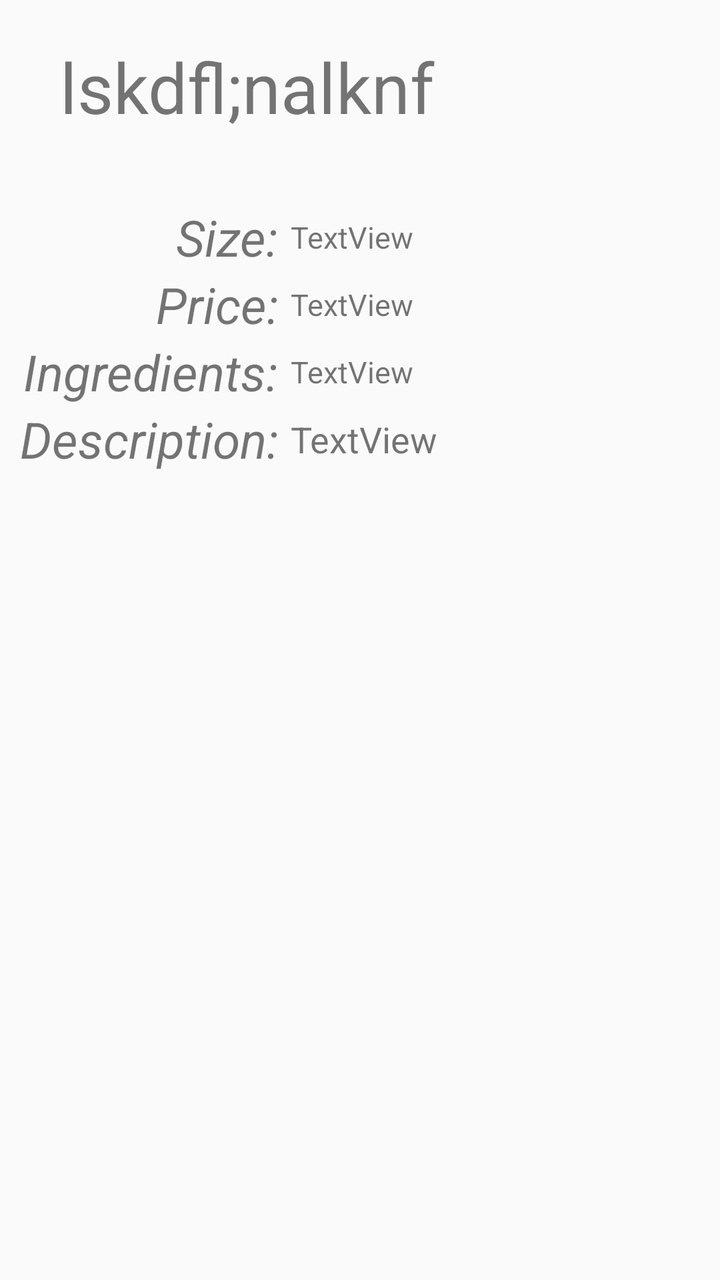
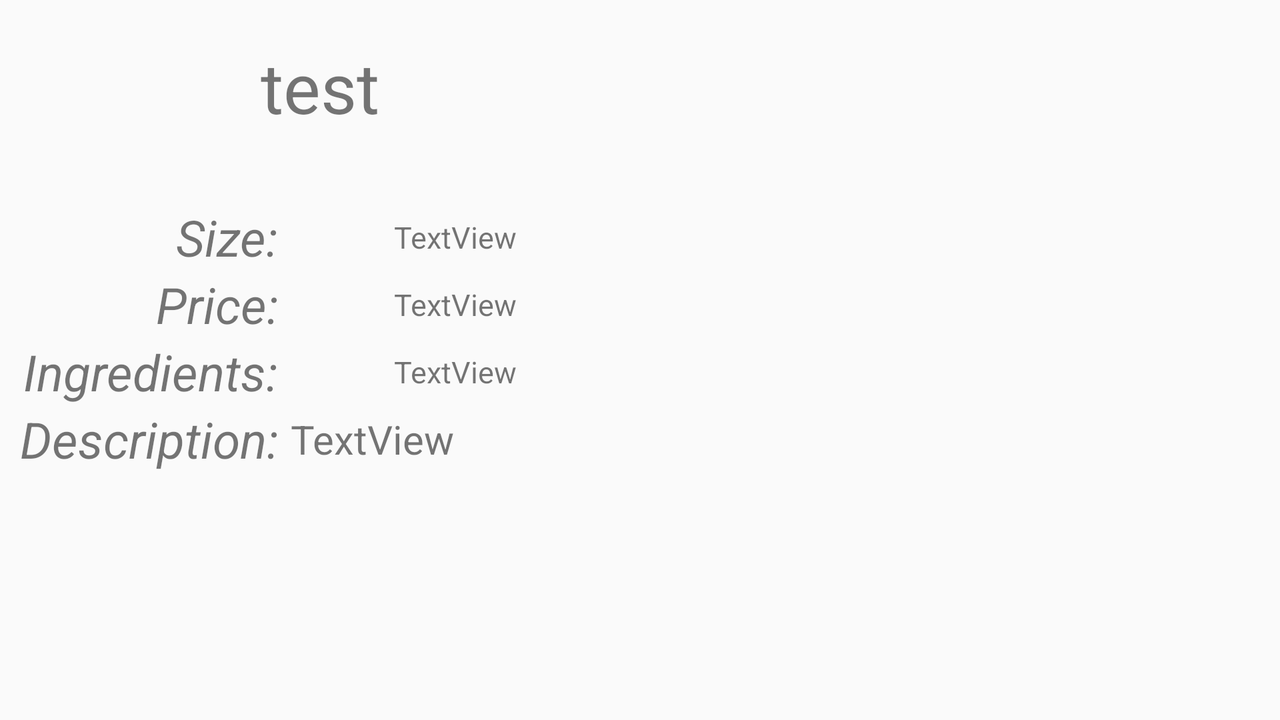

First picture: res/layout/ on a phone held upright. Second picture: the repository's own variant of that layout, on a device whose configuration matches the variant's folder. Source for both follows.
<!-- AndroidManifest.xml: application theme AppTheme -->
<!-- res/layout/content_cake_dashboard.xml -->
<?xml version="1.0" encoding="utf-8"?>
<android.support.constraint.ConstraintLayout xmlns:android="http://schemas.android.com/apk/res/android"
    xmlns:app="http://schemas.android.com/apk/res-auto"
    xmlns:tools="http://schemas.android.com/tools"
    android:layout_width="match_parent"
    android:layout_height="match_parent"
    app:layout_behavior="@string/appbar_scrolling_view_behavior"
    tools:context=".Activity.CakeDashboardActivity"
    tools:showIn="@layout/activity_cake_dashboard">


    <LinearLayout
        android:id="@+id/cake_details_Lyout"
        android:layout_width="match_parent"
        android:layout_height="match_parent"
        android:layout_marginHorizontal="10dp"
        android:orientation="vertical">

        <TextView
            android:id="@+id/cake_dashboard_name_Tv"
            android:layout_width="match_parent"
            android:layout_height="wrap_content"
            android:layout_margin="20dp"
            android:gravity="left"
            android:text="lskdfl;nalknf"
            android:textSize="35dp"
            app:layout_constraintTop_toTopOf="parent" />

        <TableLayout
            android:layout_width="match_parent"
            android:layout_height="wrap_content"
            android:layout_marginVertical="15dp"
            android:gravity="center_horizontal"
            android:stretchColumns="1">

            <TableRow
                android:layout_width="match_parent"
                android:layout_height="match_parent">

                <TextView
                    android:layout_width="wrap_content"
                    android:layout_height="wrap_content"
                    android:layout_gravity="right"
                    android:textStyle="italic"
                    android:text="Size: "
                    android:textSize="25dp" />

                <TextView
                    android:id="@+id/cake_dashboard_size_Tv"
                    android:layout_width="wrap_content"
                    android:layout_height="wrap_content"
                    android:layout_gravity="left|center_vertical"
                    android:text="TextView"
                    android:textSize="15dp" />
            </TableRow>

            <TableRow
                android:layout_width="match_parent"
                android:layout_height="match_parent">

                <TextView
                    android:layout_width="wrap_content"
                    android:layout_height="wrap_content"
                    android:layout_gravity="right"
                    android:text="Price: "
                    android:textStyle="italic"
                    android:textSize="25dp" />

                <TextView
                    android:id="@+id/cake_dashboard_price_Tv"
                    android:layout_width="wrap_content"
                    android:layout_height="wrap_content"
                    android:layout_gravity="left|center_vertical"
                    android:text="TextView"
                    android:textSize="15dp" />
            </TableRow>

            <TableRow
                android:layout_width="match_parent"
                android:layout_height="match_parent">

                <TextView
                    android:layout_width="wrap_content"
                    android:layout_height="wrap_content"
                    android:layout_gravity="right"
                    android:text="Ingredients: "
                    android:textStyle="italic"
                    android:textSize="25dp" />

                <TextView
                    android:id="@+id/cake_dashboard_ingredients_Tv"
                    android:layout_width="wrap_content"
                    android:layout_height="wrap_content"
                    android:layout_gravity="left|center_vertical"
                    android:text="TextView"
                    android:textSize="15dp" />
            </TableRow>

            <TableRow
                android:layout_width="match_parent"
                android:layout_height="match_parent">

                <TextView
                    android:layout_width="wrap_content"
                    android:layout_height="wrap_content"
                    android:layout_gravity="right"
                    android:text="Description: "
                    android:textStyle="italic"
                    android:textSize="25dp" />

                <TextView
                    android:id="@+id/cake_dashboard_description_Tv"
                    android:layout_width="wrap_content"
                    android:layout_height="wrap_content"
                    android:layout_gravity="left|center_vertical"
                    android:text="TextView"
                    android:singleLine="false"
                    android:inputType="textMultiLine"
                    android:textSize="18dp" />
            </TableRow>
        </TableLayout>

        <android.support.v7.widget.RecyclerView
            android:id="@+id/cake_dashboard_Rv"
            android:layout_width="match_parent"
            android:layout_height="match_parent" />
    </LinearLayout>



</android.support.constraint.ConstraintLayout>
<!-- res/layout/activity_cake_dashboard.xml (included above) -->
<?xml version="1.0" encoding="utf-8"?>
<android.support.design.widget.CoordinatorLayout xmlns:android="http://schemas.android.com/apk/res/android"
    xmlns:app="http://schemas.android.com/apk/res-auto"
    xmlns:tools="http://schemas.android.com/tools"
    android:layout_width="match_parent"
    android:layout_height="match_parent"
    tools:context=".Activity.CakeDashboardActivity">

    <android.support.design.widget.AppBarLayout
        android:layout_width="match_parent"
        android:layout_height="wrap_content"
        android:theme="@style/AppTheme.AppBarOverlay">

        <android.support.v7.widget.Toolbar
            android:id="@+id/cake_dashboard_toolbar"
            android:layout_width="match_parent"
            android:layout_height="?attr/actionBarSize"
            android:background="?attr/colorPrimary"
            app:popupTheme="@style/AppTheme.PopupOverlay" />

    </android.support.design.widget.AppBarLayout>

    <ProgressBar
        android:id="@+id/add_cake_Pb"
        style="?android:attr/progressBarStyle"
        android:layout_gravity="center"
        android:layout_width="wrap_content"
        android:layout_height="wrap_content"
        android:visibility="gone"/>

    <include layout="@layout/content_cake_dashboard" />

    <android.support.design.widget.FloatingActionButton
        android:id="@+id/add_cake_photo"
        android:layout_width="wrap_content"
        android:layout_height="wrap_content"
        android:layout_gravity="bottom|end"
        android:layout_margin="@dimen/fab_margin"
        app:srcCompat="@android:drawable/ic_menu_add" />

</android.support.design.widget.CoordinatorLayout>
<!-- resources referenced by this layout -->
<resources>
  <style name="AppTheme.AppBarOverlay" parent="ThemeOverlay.AppCompat.Dark.ActionBar">
          <item name="actionOverflowMenuStyle">@style/OverflowMenuStyle</item>
      </style>
  <style name="AppTheme.PopupOverlay" parent="ThemeOverlay.AppCompat.Light" />
  <style name="AppTheme" parent="Theme.AppCompat.Light.DarkActionBar">
          <item name="colorPrimary">@color/colorPrimary</item>
          <item name="colorPrimaryDark">@color/colorPrimaryDark</item>
          <item name="colorAccent">@color/colorAccent</item>
      </style>
  <style name="OverflowMenuStyle" parent="Widget.AppCompat.Light.PopupMenu.Overflow">
          <item name="overlapAnchor">false</item>
      </style>
  <color name="colorPrimary">#3F51B5</color>
  <color name="colorPrimaryDark">#303F9F</color>
  <color name="colorAccent">#FF4081</color>
</resources>
<!-- res/layout-land/content_cake_dashboard.xml (the repository's variant of the layout above) -->
<!-- drawn on the phone turned sideways -->
<?xml version="1.0" encoding="utf-8"?>
<android.support.constraint.ConstraintLayout xmlns:android="http://schemas.android.com/apk/res/android"
    xmlns:app="http://schemas.android.com/apk/res-auto"
    xmlns:tools="http://schemas.android.com/tools"
    android:layout_width="match_parent"
    android:layout_height="match_parent"
    app:layout_behavior="@string/appbar_scrolling_view_behavior"
    tools:context=".Activity.CakeDashboardActivity"
    tools:showIn="@layout/activity_cake_dashboard">


    <LinearLayout
        android:id="@+id/cake_details_Lyout"
        android:layout_width="match_parent"
        android:layout_height="match_parent"
        android:orientation="horizontal">

        <LinearLayout
            android:layout_width="match_parent"
            android:layout_height="match_parent"
            android:layout_marginHorizontal="10dp"
            android:layout_weight="1"
            android:orientation="vertical">

            <TextView
                android:id="@+id/cake_dashboard_name_Tv"
                android:layout_width="wrap_content"
                android:layout_height="wrap_content"
                android:layout_margin="20dp"
                android:layout_gravity="center"
                android:gravity="center"
                android:text="test"
                android:textSize="35dp"
                app:layout_constraintTop_toTopOf="parent" />

            <TableLayout
                android:layout_width="match_parent"
                android:layout_height="wrap_content"
                android:layout_marginVertical="15dp"
                android:gravity="center_horizontal"
                android:stretchColumns="1">

                <TableRow
                    android:layout_width="match_parent"
                    android:layout_height="match_parent">

                    <TextView
                        android:layout_width="wrap_content"
                        android:layout_height="wrap_content"
                        android:layout_gravity="right"
                        android:text="Size: "
                        android:textSize="25dp"
                        android:textStyle="italic" />

                    <TextView
                        android:id="@+id/cake_dashboard_size_Tv"
                        android:layout_width="wrap_content"
                        android:layout_height="wrap_content"
                        android:layout_gravity="center"
                        android:text="TextView"
                        android:textSize="15dp" />
                </TableRow>

                <TableRow
                    android:layout_width="match_parent"
                    android:layout_height="match_parent">

                    <TextView
                        android:layout_width="wrap_content"
                        android:layout_height="wrap_content"
                        android:layout_gravity="right"
                        android:text="Price: "
                        android:textSize="25dp"
                        android:textStyle="italic" />

                    <TextView
                        android:id="@+id/cake_dashboard_price_Tv"
                        android:layout_width="wrap_content"
                        android:layout_height="wrap_content"
                        android:layout_gravity="center"
                        android:text="TextView"
                        android:textSize="15dp" />
                </TableRow>

                <TableRow
                    android:layout_width="match_parent"
                    android:layout_height="match_parent">

                    <TextView
                        android:layout_width="wrap_content"
                        android:layout_height="wrap_content"
                        android:layout_gravity="right"
                        android:text="Ingredients: "
                        android:textSize="25dp"
                        android:textStyle="italic" />

                    <TextView
                        android:id="@+id/cake_dashboard_ingredients_Tv"
                        android:layout_width="wrap_content"
                        android:layout_height="wrap_content"
                        android:layout_gravity="center"
                        android:text="TextView"
                        android:textSize="15dp" />
                </TableRow>

                <TableRow
                    android:layout_width="match_parent"
                    android:layout_height="match_parent">

                    <TextView
                        android:layout_width="wrap_content"
                        android:layout_height="wrap_content"
                        android:layout_gravity="right"
                        android:text="Description: "
                        android:textSize="25dp"
                        android:textStyle="italic" />

                    <TextView
                        android:id="@+id/cake_dashboard_description_Tv"
                        android:layout_width="wrap_content"
                        android:layout_height="wrap_content"
                        android:layout_gravity="left|center_vertical"
                        android:text="TextView"
                        android:textSize="20dp" />
                </TableRow>
            </TableLayout>
        </LinearLayout>

        <android.support.v7.widget.RecyclerView
            android:id="@+id/cake_dashboard_Rv"
            android:layout_width="match_parent"
            android:layout_height="match_parent"
            android:layout_weight="1"/>

    </LinearLayout>


</android.support.constraint.ConstraintLayout>
<!-- res/layout/content_cake_dashboard.xml (included above) -->
<?xml version="1.0" encoding="utf-8"?>
<android.support.constraint.ConstraintLayout xmlns:android="http://schemas.android.com/apk/res/android"
    xmlns:app="http://schemas.android.com/apk/res-auto"
    xmlns:tools="http://schemas.android.com/tools"
    android:layout_width="match_parent"
    android:layout_height="match_parent"
    app:layout_behavior="@string/appbar_scrolling_view_behavior"
    tools:context=".Activity.CakeDashboardActivity"
    tools:showIn="@layout/activity_cake_dashboard">


    <LinearLayout
        android:id="@+id/cake_details_Lyout"
        android:layout_width="match_parent"
        android:layout_height="match_parent"
        android:layout_marginHorizontal="10dp"
        android:orientation="vertical">

        <TextView
            android:id="@+id/cake_dashboard_name_Tv"
            android:layout_width="match_parent"
            android:layout_height="wrap_content"
            android:layout_margin="20dp"
            android:gravity="left"
            android:text="lskdfl;nalknf"
            android:textSize="35dp"
            app:layout_constraintTop_toTopOf="parent" />

        <TableLayout
            android:layout_width="match_parent"
            android:layout_height="wrap_content"
            android:layout_marginVertical="15dp"
            android:gravity="center_horizontal"
            android:stretchColumns="1">

            <TableRow
                android:layout_width="match_parent"
                android:layout_height="match_parent">

                <TextView
                    android:layout_width="wrap_content"
                    android:layout_height="wrap_content"
                    android:layout_gravity="right"
                    android:textStyle="italic"
                    android:text="Size: "
                    android:textSize="25dp" />

                <TextView
                    android:id="@+id/cake_dashboard_size_Tv"
                    android:layout_width="wrap_content"
                    android:layout_height="wrap_content"
                    android:layout_gravity="left|center_vertical"
                    android:text="TextView"
                    android:textSize="15dp" />
            </TableRow>

            <TableRow
                android:layout_width="match_parent"
                android:layout_height="match_parent">

                <TextView
                    android:layout_width="wrap_content"
                    android:layout_height="wrap_content"
                    android:layout_gravity="right"
                    android:text="Price: "
                    android:textStyle="italic"
                    android:textSize="25dp" />

                <TextView
                    android:id="@+id/cake_dashboard_price_Tv"
                    android:layout_width="wrap_content"
                    android:layout_height="wrap_content"
                    android:layout_gravity="left|center_vertical"
                    android:text="TextView"
                    android:textSize="15dp" />
            </TableRow>

            <TableRow
                android:layout_width="match_parent"
                android:layout_height="match_parent">

                <TextView
                    android:layout_width="wrap_content"
                    android:layout_height="wrap_content"
                    android:layout_gravity="right"
                    android:text="Ingredients: "
                    android:textStyle="italic"
                    android:textSize="25dp" />

                <TextView
                    android:id="@+id/cake_dashboard_ingredients_Tv"
                    android:layout_width="wrap_content"
                    android:layout_height="wrap_content"
                    android:layout_gravity="left|center_vertical"
                    android:text="TextView"
                    android:textSize="15dp" />
            </TableRow>

            <TableRow
                android:layout_width="match_parent"
                android:layout_height="match_parent">

                <TextView
                    android:layout_width="wrap_content"
                    android:layout_height="wrap_content"
                    android:layout_gravity="right"
                    android:text="Description: "
                    android:textStyle="italic"
                    android:textSize="25dp" />

                <TextView
                    android:id="@+id/cake_dashboard_description_Tv"
                    android:layout_width="wrap_content"
                    android:layout_height="wrap_content"
                    android:layout_gravity="left|center_vertical"
                    android:text="TextView"
                    android:singleLine="false"
                    android:inputType="textMultiLine"
                    android:textSize="18dp" />
            </TableRow>
        </TableLayout>

        <android.support.v7.widget.RecyclerView
            android:id="@+id/cake_dashboard_Rv"
            android:layout_width="match_parent"
            android:layout_height="match_parent" />
    </LinearLayout>



</android.support.constraint.ConstraintLayout>
